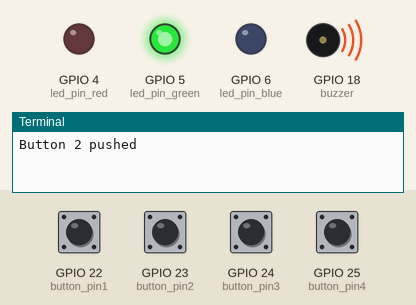
Simulated run of this program. Board: Raspberry Pi (BCM pin numbers). Shown: output pins drawn as LEDs (lit = HIGH), buzzer (waves = sounding), the last lines printed to the terminal. The inputs (shaded band) are chosen by the test bench; at power-on: GPIO 22 (button_pin1) HIGH, GPIO 23 (button_pin2), GPIO 24 (button_pin3), GPIO 25 (button_pin4) LOW.

Above: at 0.2 s.
At 18.95 s:
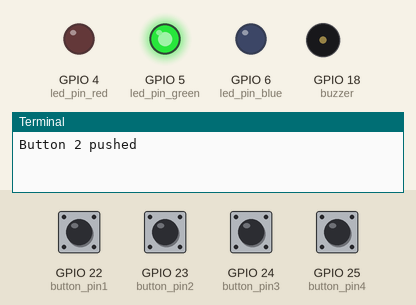
At 32.15 s:
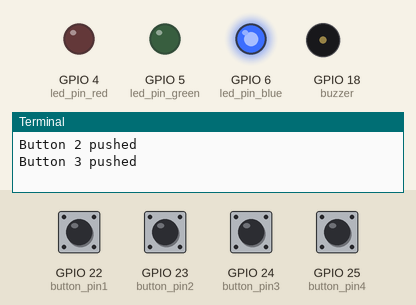
At 38.6 s:
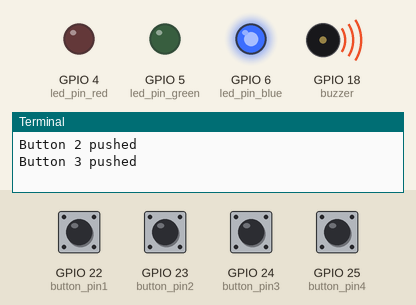
Timing chart, 0 to 40.0 s (numbered marks = the images above):
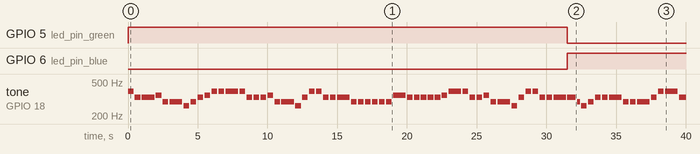

Measured:
- by itself, GPIO 5 (led_pin_green): LOW → HIGH at 0.00 s, → LOW 31.5 s later
- by itself, GPIO 6 (led_pin_blue): LOW → HIGH at 31.5 s
- by itself, tone on GPIO 18 (buzzer): plays 392 Hz for 0.40 s, 330 Hz for 0.40 s, 330 Hz for 0.90 s, 349 Hz for 0.40 s, 294 Hz for 0.40 s, 294 Hz for 0.90 s … (68 notes in this stretch)

The program:

SSKmission020102.py
```python
import RPi.GPIO as GPIO
import time

#각 핀들 번호 세팅
button_pin1=22
button_pin2=23
button_pin3=24
button_pin4=25
led_pin_red=4
led_pin_green=5
led_pin_blue=6

#부저 세팅
buzzer =18
freq=[523,587,659,698,784,880,988,1047]
freq2=[1047,1175,1319,1397,1568,1760,1976,2093]
GPIO.setmode(GPIO.BCM)
GPIO.setup(buzzer,GPIO.OUT)
pwm=GPIO.PWM(buzzer,1.0)
pwm.start(10.0)
pwm.stop()

#버튼 세팅
GPIO.setwarnings(False)
GPIO.setmode(GPIO.BCM)

GPIO.setup(button_pin1,GPIO.IN)
GPIO.setup(button_pin2,GPIO.IN)
GPIO.setup(button_pin3,GPIO.IN)
GPIO.setup(button_pin4,GPIO.IN)

#led 출력으로
GPIO.setup(led_pin_red,GPIO.OUT)
GPIO.setup(led_pin_green,GPIO.OUT)
GPIO.setup(led_pin_blue,GPIO.OUT)
#led 초기화
GPIO.output(led_pin_red,False)
GPIO.output(led_pin_green,False)
GPIO.output(led_pin_blue,False)

#도레미파솔라시도
def delay():
    pwm.stop()
    time.sleep(0.1)
    pwm.start(10.0)
def do1(sec):
    pwm.ChangeFrequency(262)
    time.sleep(sec)
    delay()
def do2(sec):
    pwm.ChangeFrequency(523)
    time.sleep(sec)
    delay()
def do3(sec):
    pwm.ChangeFrequency(1047)
    time.sleep(sec)
    delay()
def re1(sec):
    pwm.ChangeFrequency(294)
    time.sleep(sec)
    delay()
def re2(sec):
    pwm.ChangeFrequency(587)
    time.sleep(sec)
    delay()
def re3(sec):
    pwm.ChangeFrequency(1175)
    time.sleep(sec)
    delay()
def mi1(sec):
    pwm.ChangeFrequency(330)
    time.sleep(sec)
    delay()
def mi2(sec):
    pwm.ChangeFrequency(659)
    time.sleep(sec)
    delay()
def mi3(sec):
    pwm.ChangeFrequency(1319)
    time.sleep(sec)
    delay()
def fa1(sec):
    pwm.ChangeFrequency(349)
    time.sleep(sec)
    delay()
def fa2(sec):
    pwm.ChangeFrequency(699)
    time.sleep(sec)
    delay()
def fa3(sec):
    pwm.ChangeFrequency(1397)
    time.sleep(sec)
    delay()
def sol1(sec):
    pwm.ChangeFrequency(392)
    time.sleep(sec)
    delay()
def sol2(sec):
    pwm.ChangeFrequency(784)
    time.sleep(sec)
    delay()
def sol3(sec):
    pwm.ChangeFrequency(1568)
    time.sleep(sec)
    delay()
def ra1(sec):
    pwm.ChangeFrequency(440)
    time.sleep(sec)
    delay()
def ra2(sec):
    pwm.ChangeFrequency(880)
    time.sleep(sec)
    delay()
def ra3(sec):
    pwm.ChangeFrequency(1760)
    time.sleep(sec)
    delay()
def si1(sec):
    pwm.ChangeFrequency(494)
    time.sleep(sec)
    delay()
def si2(sec):
    pwm.ChangeFrequency(988)
    time.sleep(sec)
    delay()
def si3(sec):
    pwm.ChangeFrequency(1976)
    time.sleep(sec)
    delay()


#둉요1
def twinkle():
    twinkle=[1,1,5,5,6,6,5,4,4,3,3,2,2,1,
        5,5,4,4,3,3,2,5,5,4,4,3,3,2,
        1,1,5,5,6,6,5,4,4,3,3,2,2,1]
    pwm.start(10.0)
    GPIO.output(led_pin_red,True)
    try:
        for i in range(0,43):
            pwm.ChangeFrequency(freq[twinkle[i-1]])
            if i==6 or i==13 or i==20 or i==27 or i==34 or i==41:
                time.sleep(0.9)
                delay()
            else:
                time.sleep(0.4)
                delay()
        pwm.stop()
    except KeyboardInterrupt:
        GPIO.output(led_pin_red,False)
        pwm.stop()
    finally:
        GPIO.output(led_pin_red,False)


#동요나비
def nabi():

    pwm.start(10.0)
    a=0.4
    b=0.9
    GPIO.output(led_pin_green,True)
    try:
        sol1(a);mi1(a);mi1(b);fa1(a);re1(a);re1(b);do1(a);re1(a);mi1(a);fa1(a);sol1(a);sol1(a)
        sol1(b);sol1(a);mi1(a);mi1(a);mi1(a);fa1(a);re1(a);re1(b);do1(a);mi1(a)
        sol1(a);sol1(a);mi1(a);mi1(a);mi1(b);re1(a);re1(a);re1(a);re1(a);re1(a);re1(a);fa1(b)
        mi1(a);mi1(a);mi1(a);mi1(a);mi1(a);fa1(a);sol1(b);sol1(a);mi1(a)
        mi1(a);fa1(a);re1(a);re1(b);do1(a);mi1(a);sol1(a);sol1(a);mi1(a);mi1(a);mi1(b)
    except KeyboardInterrupt:
        GPIO.output(led_pin_green,False)
        pwm.stop()
    finally:
        GPIO.output(led_pin_green,False)
        pwm.stop()


 #동요 비행기
def air():
    a=0.4
    b=0.9
    c=1.9
    pwm.start(10.0)
    GPIO.output(led_pin_blue,True)
    try:
        for i in range(2):
            mi1(a+a/2);re1(a/2);do1(a);re1(a);mi1(a);mi1(a);mi1(b);re1(a);re1(a);re1(b);mi1(a);sol1(a);sol1(b)
            mi1(a+a/2);re1(a/2);do1(a);re1(a);mi1(a);mi1(a);mi1(b);re1(a);re1(a);mi1(a);re1(a);do1(c)
    except KeyboardInterrupt:
        GPIO.output(led_pin_blue,True)
        pwm.stop()
    finally:
        GPIO.output(led_pin_blue,True)
        pwm.stop()


#메인 로직
while 1:
    if GPIO.input(button_pin1)==GPIO.LOW:
        print("Button 1 pushed")
        twinkle()

    if GPIO.input(button_pin2)==GPIO.LOW:
        print("Button 2 pushed")
        nabi()

    if GPIO.input(button_pin3)==GPIO.LOW:
        print("Button 3 pushed")
        air()

    if GPIO.input(button_pin4)==GPIO.LOW:
        print("Button 4 pushed")

GPIO.cleanup()
```
